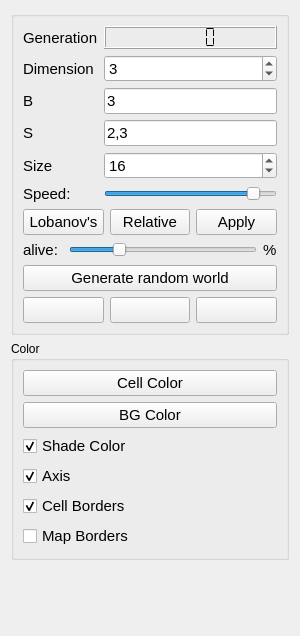
<?xml version="1.0" encoding="UTF-8"?>
<ui version="4.0">
 <class>Panel</class>
 <widget class="QWidget" name="Panel">
  <property name="geometry">
   <rect>
    <x>0</x>
    <y>0</y>
    <width>300</width>
    <height>636</height>
   </rect>
  </property>
  <property name="sizePolicy">
   <sizepolicy hsizetype="Maximum" vsizetype="Minimum">
    <horstretch>0</horstretch>
    <verstretch>0</verstretch>
   </sizepolicy>
  </property>
  <property name="minimumSize">
   <size>
    <width>300</width>
    <height>0</height>
   </size>
  </property>
  <property name="windowTitle">
   <string>Form</string>
  </property>
  <property name="styleSheet">
   <string notr="true"/>
  </property>
  <layout class="QVBoxLayout" name="verticalLayout">
   <item>
    <widget class="QGroupBox" name="groupBox">
     <property name="title">
      <string/>
     </property>
     <layout class="QVBoxLayout" name="verticalLayout_2">
      <item>
       <layout class="QVBoxLayout" name="verticalLayout_3">
        <item>
         <layout class="QGridLayout" name="gridLayout">
          <item row="1" column="0">
           <widget class="QLabel" name="label_6">
            <property name="font">
             <font>
              <pointsize>11</pointsize>
             </font>
            </property>
            <property name="lineWidth">
             <number>1</number>
            </property>
            <property name="text">
             <string>Generation</string>
            </property>
           </widget>
          </item>
          <item row="6" column="0">
           <widget class="QLabel" name="label_10">
            <property name="font">
             <font>
              <pointsize>11</pointsize>
             </font>
            </property>
            <property name="text">
             <string>Size</string>
            </property>
           </widget>
          </item>
          <item row="1" column="2">
           <widget class="QLCDNumber" name="lcdNumber">
            <property name="font">
             <font>
              <family>Hack</family>
              <pointsize>16</pointsize>
             </font>
            </property>
            <property name="styleSheet">
             <string notr="true"/>
            </property>
            <property name="segmentStyle">
             <enum>QLCDNumber::Flat</enum>
            </property>
           </widget>
          </item>
          <item row="2" column="0">
           <widget class="QLabel" name="label_9">
            <property name="font">
             <font>
              <pointsize>11</pointsize>
             </font>
            </property>
            <property name="text">
             <string>Dimension</string>
            </property>
           </widget>
          </item>
          <item row="9" column="2">
           <widget class="QSlider" name="speedSlider">
            <property name="minimum">
             <number>1</number>
            </property>
            <property name="maximum">
             <number>1000</number>
            </property>
            <property name="value">
             <number>900</number>
            </property>
            <property name="orientation">
             <enum>Qt::Horizontal</enum>
            </property>
           </widget>
          </item>
          <item row="3" column="2">
           <widget class="QLineEdit" name="BInput">
            <property name="font">
             <font>
              <pointsize>11</pointsize>
             </font>
            </property>
            <property name="text">
             <string>3</string>
            </property>
           </widget>
          </item>
          <item row="6" column="2">
           <widget class="QSpinBox" name="SizeSpin">
            <property name="font">
             <font>
              <pointsize>11</pointsize>
             </font>
            </property>
            <property name="minimum">
             <number>1</number>
            </property>
            <property name="maximum">
             <number>1280000000</number>
            </property>
            <property name="value">
             <number>16</number>
            </property>
           </widget>
          </item>
          <item row="5" column="2">
           <widget class="QLineEdit" name="SInput">
            <property name="font">
             <font>
              <pointsize>11</pointsize>
             </font>
            </property>
            <property name="text">
             <string>2,3</string>
            </property>
           </widget>
          </item>
          <item row="5" column="0">
           <widget class="QLabel" name="label_8">
            <property name="font">
             <font>
              <pointsize>11</pointsize>
             </font>
            </property>
            <property name="text">
             <string>S</string>
            </property>
           </widget>
          </item>
          <item row="3" column="0">
           <widget class="QLabel" name="label_7">
            <property name="font">
             <font>
              <pointsize>11</pointsize>
             </font>
            </property>
            <property name="text">
             <string>B</string>
            </property>
           </widget>
          </item>
          <item row="9" column="0">
           <widget class="QLabel" name="label_4">
            <property name="font">
             <font>
              <pointsize>11</pointsize>
             </font>
            </property>
            <property name="text">
             <string>Speed:</string>
            </property>
           </widget>
          </item>
          <item row="2" column="2">
           <widget class="QSpinBox" name="DSpin">
            <property name="font">
             <font>
              <pointsize>11</pointsize>
             </font>
            </property>
            <property name="minimum">
             <number>2</number>
            </property>
            <property name="maximum">
             <number>1984</number>
            </property>
            <property name="value">
             <number>3</number>
            </property>
           </widget>
          </item>
         </layout>
        </item>
        <item>
         <layout class="QHBoxLayout" name="horizontalLayout_3">
          <item>
           <widget class="QPushButton" name="lobanovButton">
            <property name="font">
             <font>
              <pointsize>11</pointsize>
             </font>
            </property>
            <property name="toolTip">
             <string>set Lobanov's rules</string>
            </property>
            <property name="styleSheet">
             <string notr="true"/>
            </property>
            <property name="text">
             <string>Lobanov's</string>
            </property>
           </widget>
          </item>
          <item>
           <widget class="QPushButton" name="recommendedButton">
            <property name="font">
             <font>
              <pointsize>11</pointsize>
             </font>
            </property>
            <property name="toolTip">
             <string>set &quot;relative&quot; rules</string>
            </property>
            <property name="styleSheet">
             <string notr="true"/>
            </property>
            <property name="text">
             <string>Relative</string>
            </property>
           </widget>
          </item>
          <item>
           <widget class="QPushButton" name="applyButton">
            <property name="font">
             <font>
              <pointsize>11</pointsize>
             </font>
            </property>
            <property name="toolTip">
             <string>Apply rules</string>
            </property>
            <property name="styleSheet">
             <string notr="true"/>
            </property>
            <property name="text">
             <string>Apply</string>
            </property>
           </widget>
          </item>
         </layout>
        </item>
        <item>
         <layout class="QVBoxLayout" name="verticalLayout_4">
          <item>
           <layout class="QHBoxLayout" name="horizontalLayout_2">
            <item>
             <widget class="QLabel" name="label">
              <property name="font">
               <font>
                <pointsize>11</pointsize>
               </font>
              </property>
              <property name="text">
               <string>alive: </string>
              </property>
             </widget>
            </item>
            <item>
             <widget class="QSlider" name="aliveSlider">
              <property name="maximum">
               <number>100</number>
              </property>
              <property name="value">
               <number>25</number>
              </property>
              <property name="orientation">
               <enum>Qt::Horizontal</enum>
              </property>
             </widget>
            </item>
            <item>
             <widget class="QLabel" name="pLabel">
              <property name="font">
               <font>
                <pointsize>11</pointsize>
               </font>
              </property>
              <property name="text">
               <string>%</string>
              </property>
             </widget>
            </item>
           </layout>
          </item>
          <item>
           <widget class="QPushButton" name="generateButton">
            <property name="font">
             <font>
              <pointsize>11</pointsize>
             </font>
            </property>
            <property name="text">
             <string>Generate random world</string>
            </property>
           </widget>
          </item>
         </layout>
        </item>
        <item>
         <layout class="QHBoxLayout" name="horizontalLayout">
          <item>
           <widget class="QPushButton" name="stop">
            <property name="font">
             <font>
              <pointsize>11</pointsize>
             </font>
            </property>
            <property name="toolTip">
             <string>stop</string>
            </property>
            <property name="styleSheet">
             <string notr="true"/>
            </property>
            <property name="text">
             <string/>
            </property>
           </widget>
          </item>
          <item>
           <widget class="QPushButton" name="step">
            <property name="font">
             <font>
              <pointsize>11</pointsize>
             </font>
            </property>
            <property name="toolTip">
             <string>step</string>
            </property>
            <property name="styleSheet">
             <string notr="true"/>
            </property>
            <property name="text">
             <string/>
            </property>
           </widget>
          </item>
          <item>
           <widget class="QPushButton" name="run">
            <property name="font">
             <font>
              <pointsize>11</pointsize>
             </font>
            </property>
            <property name="toolTip">
             <string>play</string>
            </property>
            <property name="statusTip">
             <string>play</string>
            </property>
            <property name="styleSheet">
             <string notr="true"/>
            </property>
            <property name="text">
             <string/>
            </property>
           </widget>
          </item>
         </layout>
        </item>
       </layout>
      </item>
     </layout>
    </widget>
   </item>
   <item>
    <widget class="QGroupBox" name="gridGroupBox">
     <property name="title">
      <string>Color</string>
     </property>
     <property name="checkable">
      <bool>false</bool>
     </property>
     <layout class="QGridLayout" name="colorLayout">
      <item row="0" column="0">
       <widget class="QPushButton" name="colorButton">
        <property name="font">
         <font>
          <pointsize>11</pointsize>
         </font>
        </property>
        <property name="styleSheet">
         <string notr="true"/>
        </property>
        <property name="text">
         <string>Cell Color</string>
        </property>
       </widget>
      </item>
      <item row="4" column="0">
       <widget class="QCheckBox" name="borderCheck">
        <property name="font">
         <font>
          <pointsize>11</pointsize>
         </font>
        </property>
        <property name="text">
         <string>Cell Borders</string>
        </property>
        <property name="checked">
         <bool>true</bool>
        </property>
       </widget>
      </item>
      <item row="1" column="0">
       <widget class="QPushButton" name="bgButton">
        <property name="font">
         <font>
          <pointsize>11</pointsize>
         </font>
        </property>
        <property name="styleSheet">
         <string notr="true"/>
        </property>
        <property name="text">
         <string>BG Color</string>
        </property>
       </widget>
      </item>
      <item row="2" column="0">
       <widget class="QCheckBox" name="shadeCheck">
        <property name="font">
         <font>
          <pointsize>11</pointsize>
         </font>
        </property>
        <property name="text">
         <string>Shade Color</string>
        </property>
        <property name="checked">
         <bool>true</bool>
        </property>
       </widget>
      </item>
      <item row="6" column="0">
       <widget class="QCheckBox" name="mapCheck">
        <property name="font">
         <font>
          <pointsize>11</pointsize>
         </font>
        </property>
        <property name="text">
         <string>Map Borders</string>
        </property>
       </widget>
      </item>
      <item row="3" column="0">
       <widget class="QCheckBox" name="axisCheck">
        <property name="font">
         <font>
          <pointsize>11</pointsize>
         </font>
        </property>
        <property name="text">
         <string>Axis</string>
        </property>
        <property name="checked">
         <bool>true</bool>
        </property>
        <property name="tristate">
         <bool>false</bool>
        </property>
       </widget>
      </item>
     </layout>
    </widget>
   </item>
   <item>
    <spacer name="verticalSpacer">
     <property name="orientation">
      <enum>Qt::Vertical</enum>
     </property>
     <property name="sizeHint" stdset="0">
      <size>
       <width>20</width>
       <height>40</height>
      </size>
     </property>
    </spacer>
   </item>
  </layout>
 </widget>
 <resources/>
 <connections/>
</ui>
